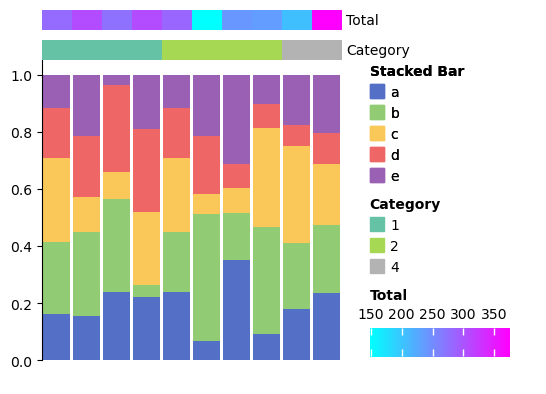

The script that saved this image:
#Annotate stacked bar
# https://marsilea.readthedocs.io/en/stable/examples/Basics/plot_stacked_bar.html#annotate-stacked-bar

import matplotlib.pyplot as plt
import numpy as np
import pandas as pd
import marsilea as ma
import marsilea.plotter as mp

# 锁定随机种子
np.random.seed(0)
data = np.random.randint(1, 100, (5, 10))
data = pd.DataFrame(data=data, index=list("abcde"))
'''
print(data)
    0   1   2   3   4   5   6   7   8   9
a  45  48  65  68  68  10  84  22  37  88
b  71  89  89  13  59  66  40  88  47  89
c  82  38  26  78  73  10  21  81  70  80
d  48  65  83  89  50  30  20  20  15  40
e  33  66  10  58  33  32  75  24  36  76
'''

'''
计算每一列的全部数值sum
# pandas.DataFrame.sum(axis=0)
print(data.sum(axis=0))
print(data.sum())
0    279
1    306
2    273
3    306
4    283
5    148
6    240
7    235
8    205
9    373
dtype: int64
'''
# 百分比绘制 堆叠图
bar = mp.StackBar(data / data.sum(), width=0.9, legend_kws=dict(title="Stacked Bar"))
# 分类条带
top_colors = mp.Colors([1, 1, 2, 2, 4], cmap="Set2", label="Category")
# 总数对应颜色热图
top_mesh = mp.ColorMesh(
    data.sum(), cmap="cool", label="Total", cbar_kws=dict(orientation="horizontal")
)

# 白板
wb = ma.WhiteBoard(width=3, height=3, margin=0.2)
# 添加图层
wb.add_layer(bar)
# 顶部添加颜色条带
wb.add_top(top_colors, size=0.2) # legend=False 可以隐藏 legend
# 顶部添加颜色热图条带
wb.add_top(top_mesh, size=0.2, pad=0.1)
wb.add_legends()
# 设置间隔
wb.set_margin(0.2)
# 最终渲染
wb.render()
# 保存图片
wb.save("Annotate_stacked_bar.png")


# 对于 marsilea 与 seaborn/matplotlib 的组合绘图
# 以及 marsilea.WhiteBoard 基础上的绘图使用 matplotlib.pyplot.savefig() 保存图片
# plt.savefig("Annotate_Stacked_Bar.png", bbox_inches="tight")
